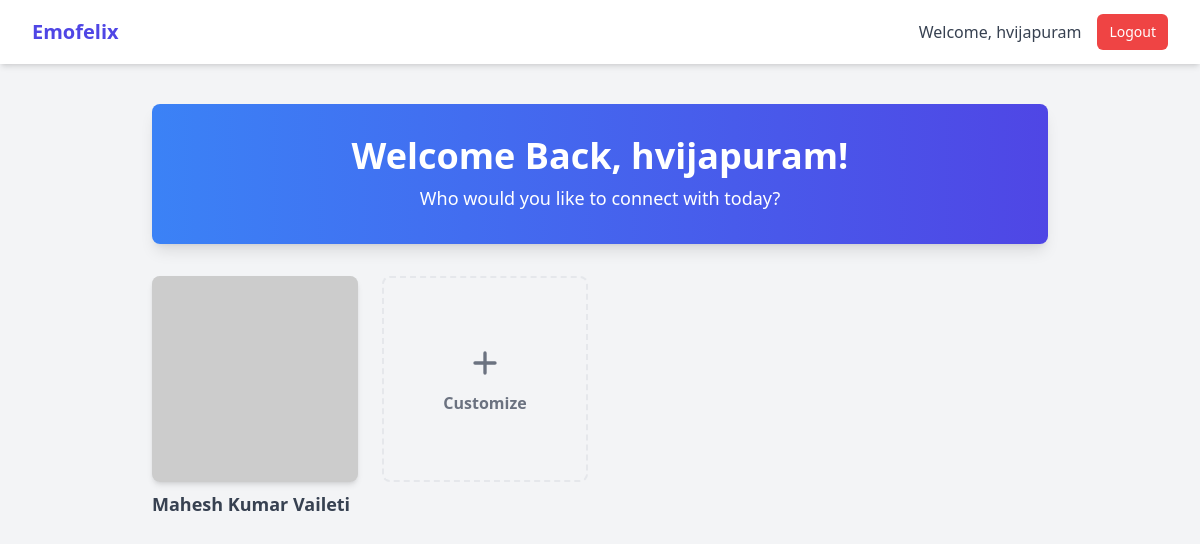
The page / (signed in) on the database as committed earlier.
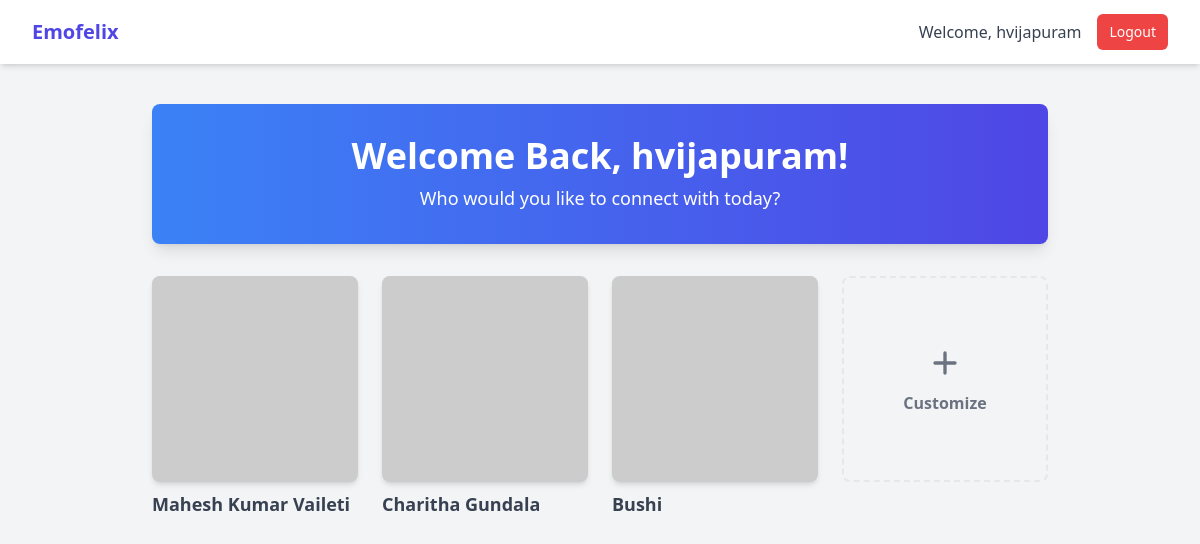
The same page on the database as committed later.
### mainapp/models.py (models this page shows, shortened)
class CustomUser(AbstractUser):
    def __str__(self):
        return self.username

class Relation(models.Model):
    user = models.ForeignKey(CustomUser, on_delete=models.CASCADE, related_name="relations")
    name = models.CharField(max_length=100)
    relation_type = models.CharField(max_length=50)  # e.g. "Mother", "Friend"
    emotion_model = models.CharField(max_length=100)
    voice_model = models.CharField(max_length=100)

### mainapp/views.py (the view)
# urls.py: 2. Add a URL to urlpatterns:  path('', views.home, name='home')
@login_required
def home(request):
    relations = Relation.objects.filter(user=request.user)
    return render(request, 'mainapp/dashboard.html', {'relations': relations})

### mainapp/templates/mainapp/dashboard.html (shortened to what this page needs)
{% extends 'base.html' %}
{% block content %}
<div class="max-w-4xl mx-auto">
    <div class="bg-gradient-to-r from-blue-500 to-indigo-600 p-8 rounded-lg shadow-lg text-white text-center mb-8">
        <h1 class="text-4xl font-bold mb-2">Welcome Back, {{ request.user.first_name|default:request.user.username }}!</h1>
        <p class="text-lg">Who would you like to connect with today?</p>
    </div>
    <div class="grid grid-cols-2 md:grid-cols-3 lg:grid-cols-4 gap-6">
        {% for relation in relations %}
        <a href="{% url 'customize-call' relation.id %}" class="block group">
            <div class="aspect-square bg-gray-200 rounded-lg overflow-hidden shadow-md transition-transform group-hover:scale-105">
                <img src="https://placehold.co/300x300/EFEFEF/333333?text={{ relation.name|slice:':1' }}" alt="{{ relation.name }}" class="w-full h-full object-cover">
            </div>
            <p class="mt-2 text-lg font-semibold text-gray-700">{{ relation.name }}</p>
        </a>
        {% endfor %}
        <a href="{% url 'relation-list' %}" class="block group">
             <div class="aspect-square bg-gray-100 border-2 border-dashed rounded-lg flex items-center justify-center flex-col text-gray-500 transition group-hover:bg-gray-200 group-hover:border-indigo-500">
                <svg xmlns="http://www.w3.org/2000/svg" class="h-10 w-10 mb-2" fill="none" viewBox="0 0 24 24" stroke="currentColor"><path stroke-linecap="round" stroke-linejoin="round" stroke-width="2" d="M12 6v6m0 0v6m0-6h6m-6 0H6" /></svg>
                <span class="font-semibold">Customize</span>
            </div>
        </a>
    </div>
</div>
{% endblock %}

### mainapp/templates/base.html (shortened to what this page needs)
<!DOCTYPE html>
<html lang="en">
<head>
    <script src="https://cdn.tailwindcss.com"></script>
</head>
<body class="bg-gray-100">
    <nav class="bg-white shadow-md">
        <div class="max-w-7xl mx-auto px-4 sm:px-6 lg:px-8">
            <div class="flex justify-between h-16">
                <div class="flex">
                    <a href="{% url 'home' %}" class="flex-shrink-0 flex items-center text-xl font-bold text-indigo-600">
                        Emofelix
                    </a>
                </div>
                <div class="flex items-center">
                    {% if user.is_authenticated %}
                        <span class="text-gray-700 mr-4">Welcome, {{ user.username }}</span>
                        <a href="{% url 'logout' %}" class="px-3 py-2 rounded-md text-sm font-medium text-white bg-red-500 hover:bg-red-600">Logout</a>
                    {% else %}
                        <a href="{% url 'login' %}" class="px-3 py-2 rounded-md text-sm font-medium text-white bg-indigo-600 hover:bg-indigo-700">Login</a>
                    {% endif %}
                </div>
            </div>
        </div>
    </nav>
    <main class="py-10">
        <div class="max-w-7xl mx-auto sm:px-6 lg:px-8">
            {% block content %}
            {% endblock %}
        </div>
    </main>
</body>
</html>

Rows that differ between the two databases and show on the page:
added Relation: name "Charitha Gundala"
added Relation: name "Bushi"
